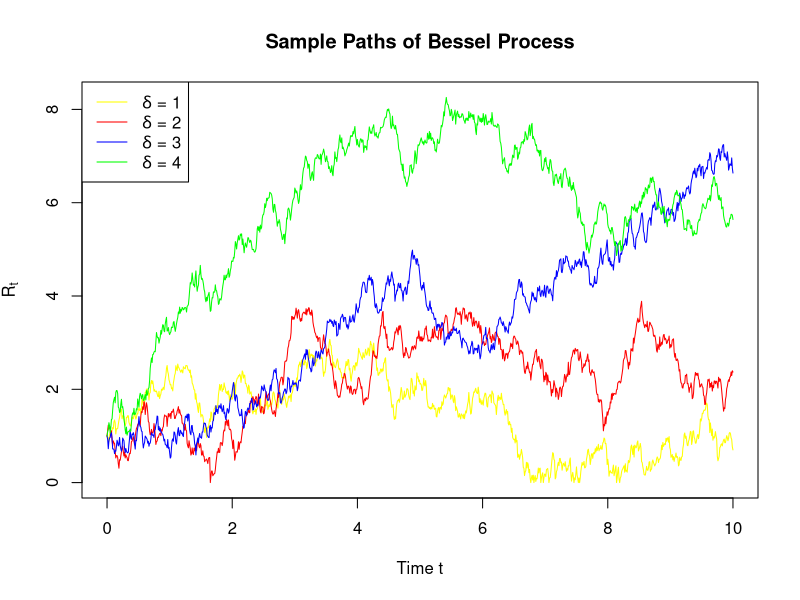
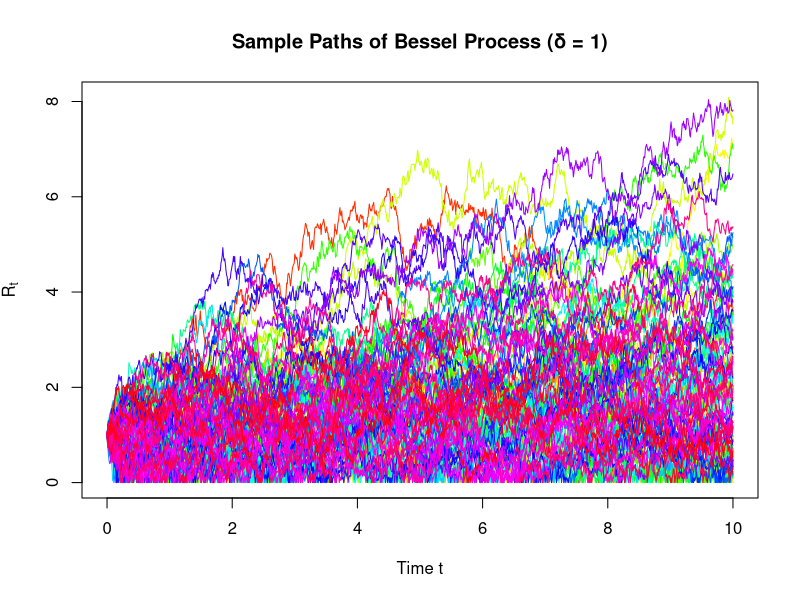
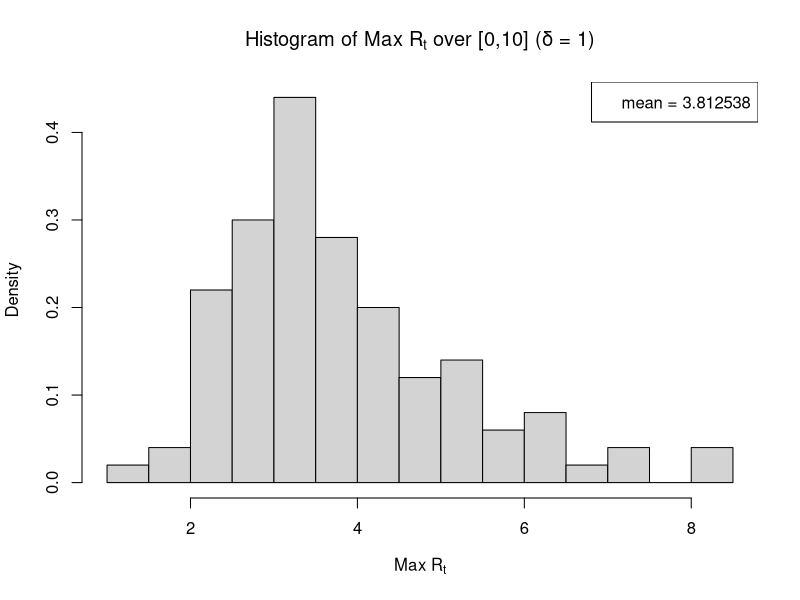
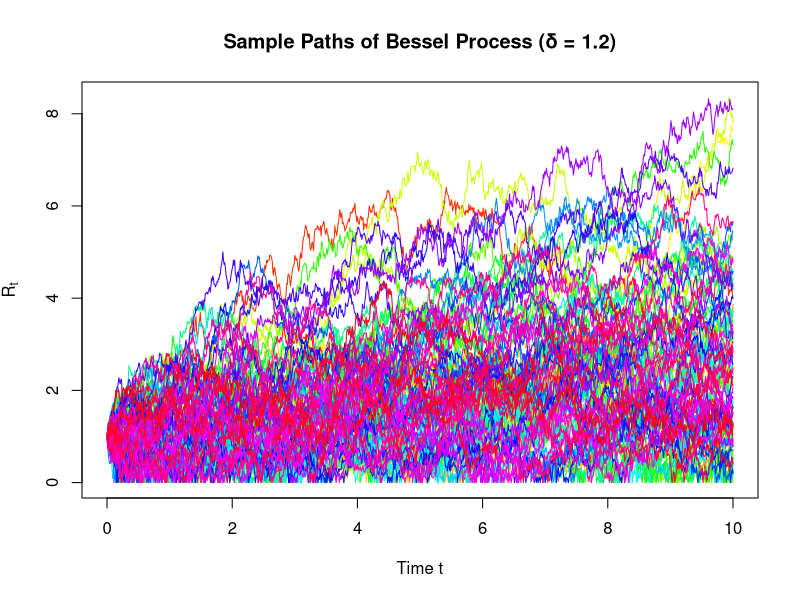
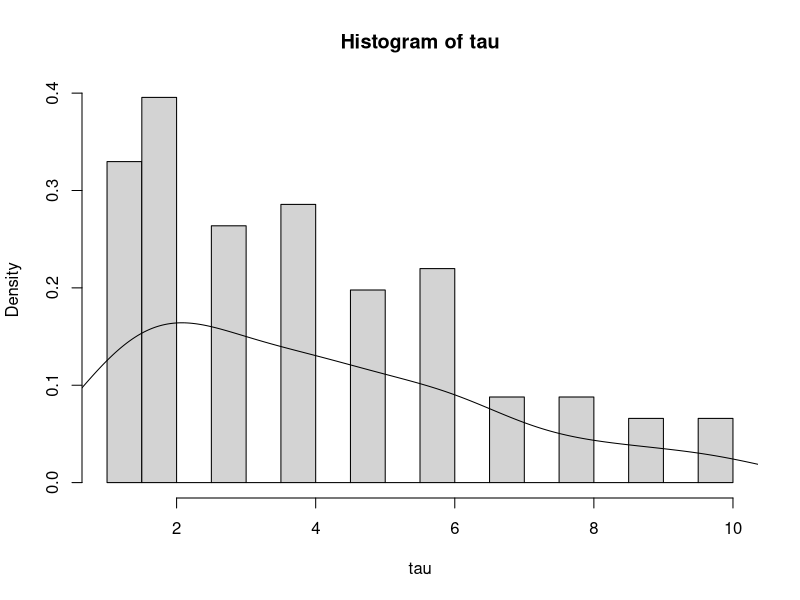

The R source for these figures, in order:
## ---- chunk 1
set.seed(1)
T = 10
N = 1000
dt = T/N
Rt_sim <- function(delta, N, dt){
  Y <- numeric(N+1)
  Y[1] <- 1
  for (i in 1:N){
    dW <- sqrt(dt)*rnorm(1)
    Y[i+1] <- max(Y[i] + delta*dt+ 2*sqrt(Y[i])*dW, 0)
  } 
  return(sqrt(Y))
}
t <- seq(0, T, by = dt)
delta <- c(1,2,3,4)
Rt1 <- Rt_sim(delta[1], N=1000, dt=10/1000)
Rt2 <- Rt_sim(delta[2], N=1000, dt=10/1000)
Rt3 <- Rt_sim(delta[3], N=1000, dt=10/1000)
Rt4 <- Rt_sim(delta[4], N=1000, dt=10/1000)
ymin <- min(c(Rt1, Rt2, Rt3, Rt4))
ymax <- max(c(Rt1, Rt2, Rt3, Rt4))
plot(t, Rt1, "l", col = "yellow", ylim = c(ymin, ymax), main = "Sample Paths of Bessel Process", xlab = "Time t", ylab = expression(R[t]))
lines(t, Rt2, "l", col="red")
lines(t, Rt3, "l", col="blue")
lines(t, Rt4, "l", col="green")
legend("topleft",
       legend = c(expression(delta *' = 1'), expression(delta *' = 2'), expression(delta *' = 3'), expression(delta *' = 4')),
       col = c("yellow", "red", "blue", "green"),
       lty = 1)  
## ---- chunk 2
set.seed(1)

M <- 100  # Number of sample paths
t <- seq(0, T, by = dt)

# choose delta = 1, generate more paths
Rt_matrix <- sapply(1:M, function(m) Rt_sim(delta[1], N, dt)) # row: dt, col: Rt

matplot(t, Rt_matrix, type = "l", lty = 1, col = rainbow(M),
        main = "Sample Paths of Bessel Process (δ = 1)",
        xlab = "Time t", ylab = expression(R[t]))

max_Rt <- apply(Rt_matrix, 2, max) # calculate maximum for each column of Rt_matrix

hist(max_Rt, breaks = 20, prob = T, 
     main = expression("Histogram of Max " * R[t] * " over [0,10] (δ = 1)"), 
     xlab = expression("Max " * R[t]))

mean(max_Rt)
legend("topright", legend = "mean = 3.812538")
## ---- chunk 3
set.seed(1)

delta = 1.2
K = 2
T = 10
M <- 100  # Number of sample paths
t <- seq(0, T, by = dt)

Rt_matrix <- sapply(1:M, function(m) Rt_sim(delta, N, dt)) # row: t, col: mth path of Rt

matplot(t, Rt_matrix, type = "l", lty = 1, col = rainbow(M),
        main = "Sample Paths of Bessel Process (δ = 1.2)",
        xlab = "Time t", ylab = expression(R[t]))

tk_index <- (1:10)/(10/1000) + 1
Rtk <- Rt_matrix[tk_index, ]  # rows: tk, cols: paths

tk_payoff <- pmax(Rtk - K, 0)  # (Rt - K)+

exercise_time <- apply(tk_payoff, 2, function(payoffs) {
  idx <- which(payoffs > 0)[1]  # first positive payoff
  if (is.na(idx)) return(NA)   # never exercised
  return(idx)  # tk index (1 to 10)
})

# Convert index to actual time τ
tau <- ifelse(is.na(exercise_time), NA, exercise_time)  # τ in 1:10

hist(tau, prob = T, breaks = 20)
lines(density(tau[!is.na(tau)]))
summary(tau) # median = 4, mean = 3.967
## ---- chunk 4
# Bermuda call option price
Bermuda_payoffs <- sapply(1:M, function(m) {
  payoffs <- tk_payoff[, m]
  holding_values <- numeric(10)
  holding_values[10] <- payoffs[10]

  for (t in 9:1) {
    if (payoffs[t] > 0) {
      immediate_exercise <- payoffs[t]
      future_payoff <- holding_values[t + 1]
      holding_values[t] <- max(immediate_exercise, future_payoff)
    } else {
      holding_values[t] <- holding_values[t + 1]
    }
  }
  return(holding_values[1])
})

Bermuda_price <- mean(Bermuda_payoffs)
cat("Bermuda call price =", Bermuda_price, "\n")

# European call option price = E((R10-K)+)
European_payoff <- tk_payoff[10,]
European_price <- mean(European_payoff)
cat("European call price =", European_price, "\n")


diff_price = Bermuda_price - European_price
cat("Extra cost of Bermuda over European =", diff_price, "\n")

## ---- chunk 5
# Bermuda option with optimal exercise
bermuda_payoffs <- numeric(M)
for (m in 1:M) {
  payoffs <- tk_payoff[,m]
  
  # At maturity, optimal decision is to exercise if in-the-money
  continuation_values <- numeric(10)
  continuation_values[10] <- payoffs[10]
  
  for (t in 9:1) {
    # Estimate continuation value at time t
    in_money_paths <- payoffs[t] > 0
    if (sum(in_money_paths) > 0) {
      # For paths that are in-the-money at time t, compare immediate exercise vs. continuation
      immediate_exercise <- payoffs[t]
      # Simple estimate of continuation value: average of future payoffs
      future_payoff <- continuation_values[t+1]
      continuation_values[t] <- max(immediate_exercise, future_payoff)
    } else {
      continuation_values[t] <- continuation_values[t+1]
    }
  }
  
  # Record the payoff from optimal exercise policy
  bermuda_payoffs[m] <- continuation_values[1]
}

bermuda_price <- mean(bermuda_payoffs)
bermuda_price
## ---- chunk 6
#European option payoff: just (R_{10} - K)+ at final time t=10 for each path
# Because your Rt_matrix is (N+1) rows from t=0..10, 
# So, we use the final row is Rt_matrix[nrow(Rt_matrix), ]:
tk_payoff_10 <- tk_payoff[10,]
mean(tk_payoff_10)
## ---- chunk 7
#Bermuda price:
cat("Bermuda call price =", bermuda_price, "\n")

#European price:
european_price <- mean(tk_payoff_10)
cat("European call price =", european_price, "\n")

#Difference（How much more expensive Bermuda Price than an European price)
premium <- bermuda_price - european_price
cat("Extra cost of Bermuda over European =", premium, "\n")
## ---- chunk 8
set.seed(1)

Rt_sim_stratified <- function(delta, N, T=10) {
  dt <- T / N
  u_vec <- numeric(N)
  for(i in 1:N) {
    lower <- (i-1)/N
    upper <- i/N
    u_vec[i] <- runif(1, min=lower, max=upper)
  }
  z_vec <- qnorm(u_vec)
  dW_vec <- sqrt(dt) * z_vec
  Y <- numeric(N+1)
  Y[1] <- 1
  for(i in 1:N) {
    Y[i+1] <- max(Y[i] + delta*dt + 2*sqrt(Y[i])*dW_vec[i], 0)
  }
  return(sqrt(Y))
}
#Stratified sampling approach
Rt_matrix_strat <- sapply(1:M, function(m) Rt_sim_stratified(delta, N, T))
Rtk_strat <- Rt_matrix_strat[tk_index, ]
tk_payoff_strat <- pmax(Rtk_strat - K, 0)

bermuda_payoffs_strat <- numeric(M)
for (m in 1:M) {
  payoffs <- tk_payoff_strat[,m]
  cont_val <- numeric(10)
  cont_val[10] <- payoffs[10]
  for(t in 9:1) {
    if (payoffs[t]>0) {
      immediate <- payoffs[t]
      future    <- cont_val[t+1]
      cont_val[t] <- max(immediate, future)
    } else {
      cont_val[t] <- cont_val[t+1]
    }
  }
  bermuda_payoffs_strat[m] <- cont_val[1]
}
bermuda_price_strat <- mean(bermuda_payoffs_strat)

#compare sample variance:
cat("Var(Original_Variance) =", var(bermuda_payoffs),
    "Var(Stratified_Variance) =", var(bermuda_payoffs_strat), "\n")
